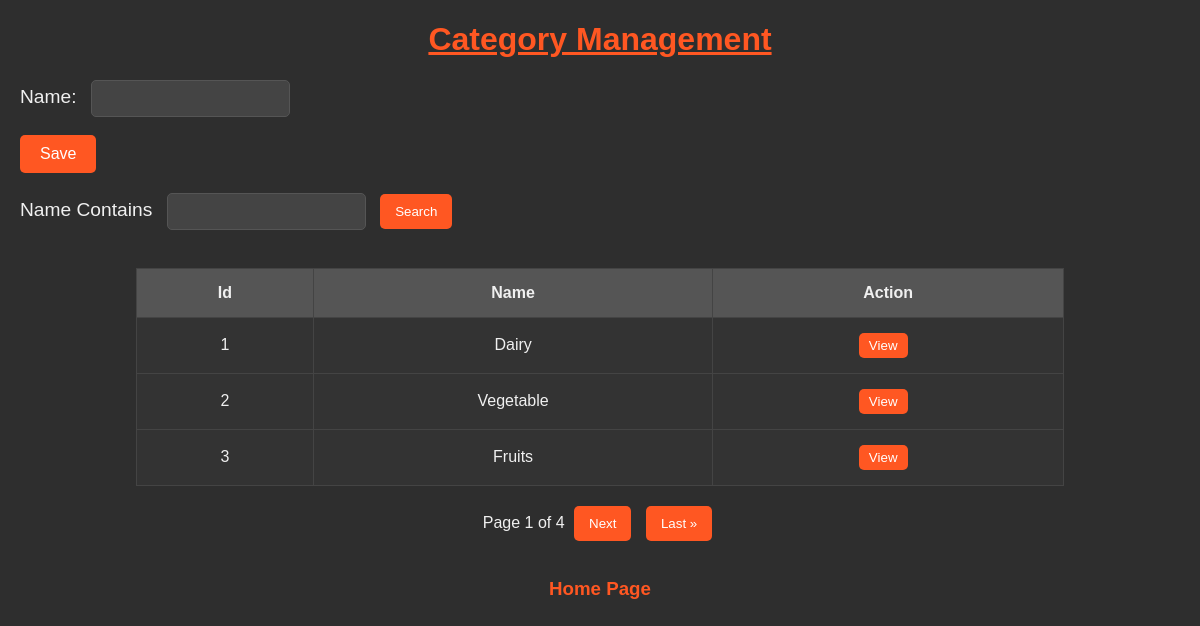
Page /app/category/ on the committed database.
### app/models.py (models this page shows, shortened)
class Category (models.Model):
    name = models.CharField(max_length=20)

### app/views.py (the view)
# urls.py: path('category/', views.category_view, name='categories'),
def category_view(request):
    page_number = request.GET.get('page', 1)
    filter = CategoryFilter(request.GET, queryset=Category.objects.all())
    categories = filter.qs
    paginator = Paginator(categories, 3)
    page = paginator.get_page(page_number)
    if request.method == 'POST':
        form = CategoryForm(request.POST)
        if form.is_valid():
            form.save()
    else:
        form = CategoryForm()
    context = {'form':form, 'page':page}
    return render(request, 'category.html', context)

### app/forms.py
class CategoryForm(forms.ModelForm):
    class Meta:
        model = Category
        fields = '__all__'

### app/templates/category.html (shortened to what this page needs)
<!DOCTYPE html>
<html lang="en">
<head>
</head>
<body>
    <h1><u>Category Management</u></h1>
    <form method="POST">
        {{ form }}
        <br>
        <input type="submit" value="Save">
    </form>
    <form method="get">
        <label for="name">Name Contains</label>
        <input name="name" id="name" />
        <button type="submit">Search</button>
    </form>
    <br>
    <table>
        <tr>
            <th>Id</th>
            <th>Name</th>
            <th>Action</th>
        </tr>
        {% for category in page %}
        <tr>
            <td>{{ category.id }}</td>
            <td>{{ category.name }}</td>
            <td><button onclick="location.href='view/{{ category.id }}'">View</button></td>
        </tr>
        {% endfor %}
    </table>
    <div class="pagination">
        <span>Page {{ page.number }} of {{ page.paginator.num_pages }}</span>
        {% if page.has_next %}
        <button onclick="location.href='?page={{ page.next_page_number }}'">Next</button>
        <button onclick="location.href='?page={{ page.paginator.num_pages }}'">Last &raquo;</button>
        {% endif %}
    </div>
    <br>
    <li><a href="{% url 'home' %}"><h3>Home Page</h3></a></li>
</body>
</html>

### app/templates/category.html (style rules this page uses)
body { background-color: #2e2e2e; color: #f0f0f0; font-family: Arial, sans-serif; margin: 20px; }
h1 { text-align: center; color: #ff5722; }
form { margin-bottom: 20px; }
form label { margin-right: 10px; font-size: 1.2em; }
form input, input { padding: 10px; margin-right: 10px; border: 1px solid #555; border-radius: 5px; background-color: #444; color: #fff; }
input[type="submit"] { padding: 10px 20px; border: none; border-radius: 5px; background-color: #ff5722; color: #fff; font-size: 1em; cursor: pointer; transition: background-color 0.3s; }
button { padding: 10px 15px; border: none; border-radius: 5px; background-color: #ff5722; color: #fff; cursor: pointer; margin-right: 10px; }
li { list-style: none; text-align: center; }
a { color: #ff5722; text-decoration: none; }
table { margin: auto; width: 80%; border-collapse: collapse; margin-bottom: 20px; }
table, th, td { border: 1px solid #444; }
th, td { padding: 15px; text-align: center; }
th { background-color: #555; }
td { background-color: #333; }
td button { padding: 5px 10px; border: none; border-radius: 5px; background-color: #ff5722; color: #fff; cursor: pointer; }
.pagination { text-align: center; }
.pagination button { padding: 10px 15px; border: none; border-radius: 5px; background-color: #ff5722; color: #fff; cursor: pointer; margin: 0 5px; }

### rows in the picture
Category: id "1", name "Dairy"
Category: id "2", name "Vegetable"
Category: id "3", name "Fruits"

### other values in the picture
{{ page.number }} "1"
{{ page.paginator.num_pages }} "4"
